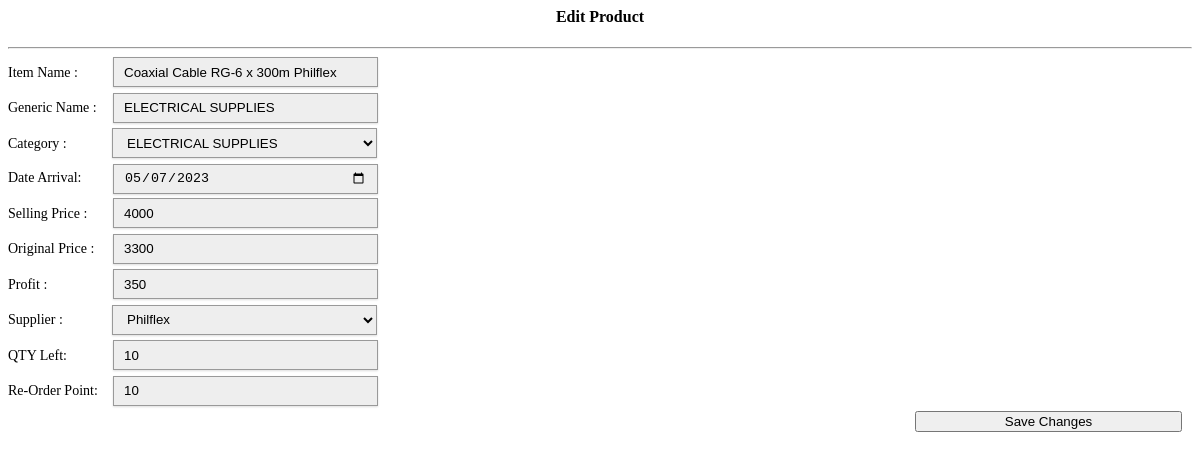
The page /main/editproduct.php?id=1 on the database its author committed.
### tables this page shows
CREATE TABLE `products` (
  `product_id` int(11) NOT NULL,
  `product_code` varchar(200) NOT NULL,
  `gen_name` varchar(200) NOT NULL,
  `product_name` varchar(200) NOT NULL,
  `cost` varchar(100) NOT NULL,
  `o_price` varchar(100) NOT NULL,
  `price` varchar(100) NOT NULL,
  `profit` varchar(100) NOT NULL,
  `supplier` varchar(100) NOT NULL,
  `onhand_qty` int(10) NOT NULL,
  `qty` int(10) NOT NULL,
  `reorder` int(10) NOT NULL,
  `date_arrival` varchar(500) NOT NULL,
  `prod_cat_id` varchar(255) DEFAULT NULL
);

### main/editproduct.php (the view, shortened to what this page needs)
<?php
include('../connect.php');
$id = $_GET['id'];
$result = $db->prepare("SELECT * FROM products WHERE product_id= :userid");
$result->bindParam(':userid', $id);
$result->execute();
for ($i = 0; $row = $result->fetch(); $i++) {
	$categid = $row['prod_cat_id'];
?>
	<link href="../style.css" media="screen" rel="stylesheet" type="text/css" />
	<form action="saveeditproduct.php" method="post">
		<center>
			<h4><i class="icon-edit icon-large"></i> Edit Product</h4>
		</center>
		<hr>
		<div id="ac">
			<span>Item Name : </span><input type="text" style="width:265px; height:30px;" name="code" value="<?php echo $row['product_code']; ?>" Required /><br>
			<span>Generic Name : </span><input type="text" style="width:265px; height:30px;" name="gen" value="<?php echo $row['gen_name']; ?>" /><br>
			<span>Category : </span>
			<select name="category" style="width:265px; height:30px; margin-left:-5px;">
				<?php
				$results = $db->prepare("SELECT * FROM category WHERE cat_id = $categid");
				$results->bindParam(':userid', $res);
				$results->execute();
				for ($i = 0; $rows = $results->fetch(); $i++) {
				?>
					<option value="<?php echo $rows['cat_id']; ?>"><?php echo $rows['cat_title']; ?></option>
				<?php
				}
				?>
				<?php
				$results = $db->prepare("SELECT * FROM category WHERE NOT cat_id = $categid");
				$results->bindParam(':userid', $res);
				$results->execute();
				for ($i = 0; $rows = $results->fetch(); $i++) {
					$cat_id  = $rows["cat_id"];
				?>
					<option value="<?php echo $rows['cat_id']; ?>"><?php echo $rows['cat_title']; ?></option>
				<?php
				}
				?>
			</select><br>
			<span>Date Arrival: </span><input type="date" style="width:265px; height:30px;" name="date_arrival" value="<?php echo $row['date_arrival']; ?>" /><br>
			<span>Selling Price : </span><input type="text" style="width:265px; height:30px;" id="txt1" name="price" value="<?php echo $row['price']; ?>" onkeyup="sum();" Required /><br>
			<span>Original Price : </span><input type="text" style="width:265px; height:30px;" id="txt2" name="o_price" value="<?php echo $row['o_price']; ?>" onkeyup="sum();" Required /><br>
			<span>Profit : </span><input type="text" style="width:265px; height:30px;" id="txt3" name="profit" value="<?php echo $row['profit']; ?>" readonly><br>
			<span>Supplier : </span>
			<select name="supplier" style="width:265px; height:30px; margin-left:-5px;">
				<option><?php echo $row['supplier']; ?></option>
				<?php
				$results = $db->prepare("SELECT * FROM supliers");
				$results->bindParam(':userid', $res);
				$results->execute();
				for ($i = 0; $rows = $results->fetch(); $i++) {
				?>
					<option><?php echo $rows['suplier_name']; ?></option>
				<?php
				}
				?>
			</select><br>
			<span>QTY Left: </span><input type="number" style="width:265px; height:30px;" min="0" name="qty" value="<?php echo $row['qty']; ?>" /><br>
			<span>Re-Order Point: </span><input type="number" style="width:265px; height:30px;" min="0" name="sold" value="<?php echo $row['reorder']; ?>" /><br>
			<div style="float:right; margin-right:10px;">
				<button class="btn btn-success btn-block btn-large" style="width:267px;"><i class="icon icon-save icon-large"></i> Save Changes</button>
			</div>
		</div>
	</form>
<?php
}
?>

### style.css (style rules this page uses)
#ac span { width: 95px; display: inline-block; font-size: 14px; margin-bottom: 12px; padding-right: 10px; }
select { border: 1px solid #999; background: #EEEEEE; padding: 5px 10px; box-shadow:0 1px 2px #ddd; -moz-box-shadow:0 1px 2px #ddd; -webkit-box-shadow:0 1px 2px #ddd; }
input { border: 1px solid #999; background: #EEEEEE; padding: 10px; box-shadow:0 1px 2px #ddd; -moz-box-shadow:0 1px 2px #ddd; -webkit-box-shadow:0 1px 2px #ddd; }

### rows shown on the page
products: code "Coaxial Cable RG-6 x 300m Philflex", gen "ELECTRICAL SUPPLIES", date_arrival "05/07/2023", price "4000", o_price "3300", profit "350", supplier "Philflex", qty "10", sold "10"

### other values the page prints
form field category "ELECTRICAL SUPPLIES"
